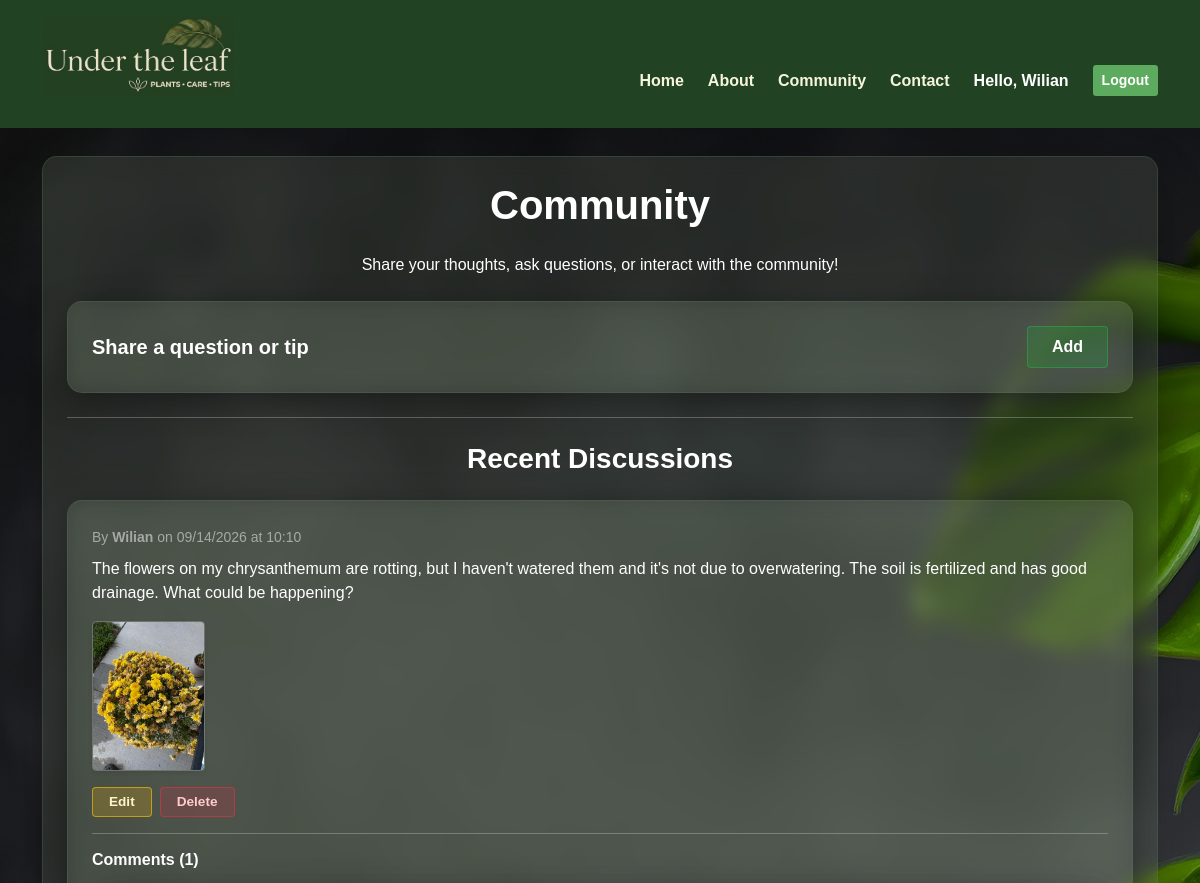
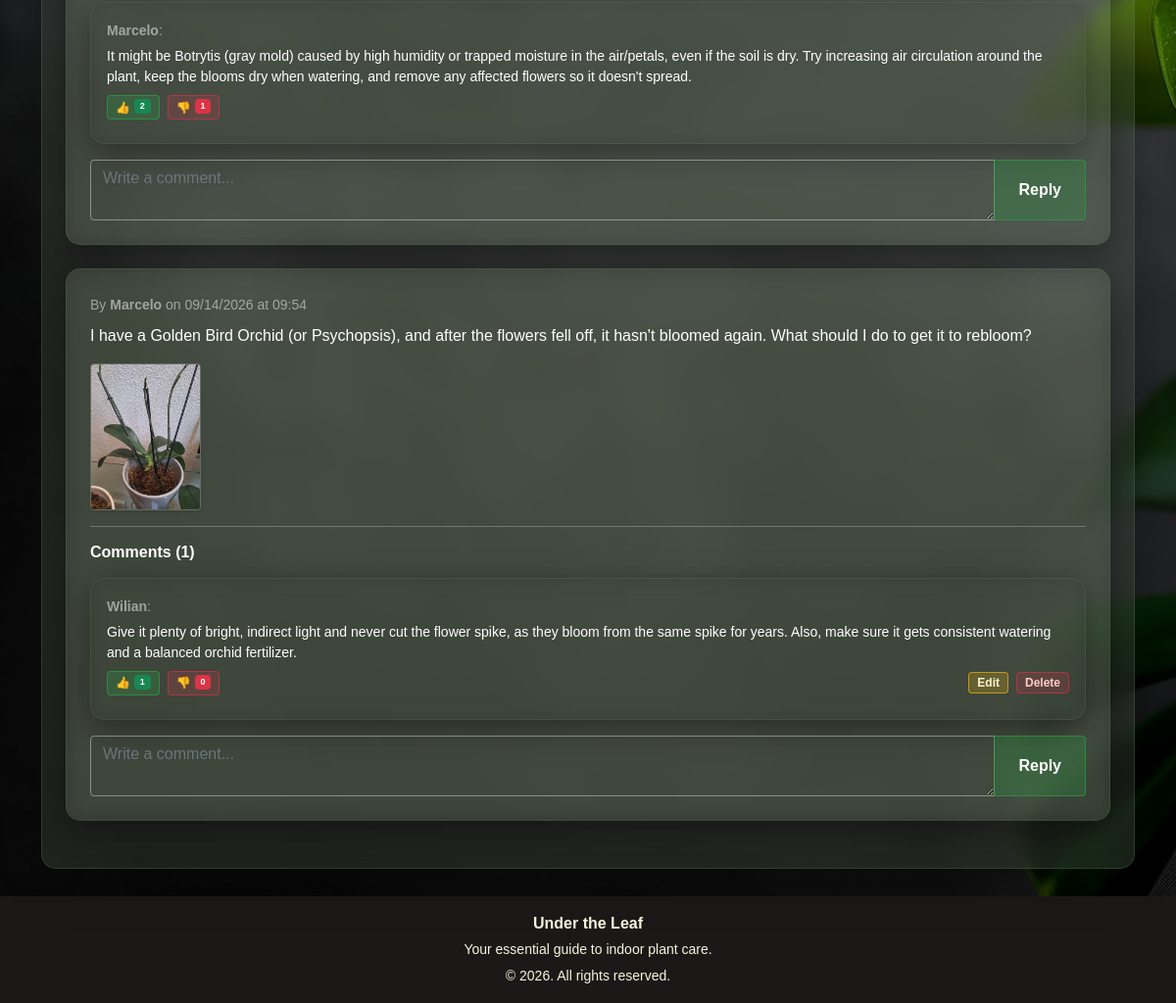
The page /forum (signed in) on the database its author committed (2 pictures, top to bottom).
### models.py (models this page shows)
class User(db.Model, UserMixin):
    id = db.Column(db.Integer, primary_key=True)
    name = db.Column(db.String(100), nullable=False)
    email = db.Column(db.String(120), unique=True, nullable=False)
    password = db.Column(db.String(100), nullable=False)
    questions = db.relationship('Question', backref='author', lazy=True, cascade="all, delete-orphan")
    comments = db.relationship('Comment', back_populates='author', lazy=True, cascade="all, delete-orphan")

class Question(db.Model):
    id = db.Column(db.Integer, primary_key=True)
    content = db.Column(db.Text, nullable=False)
    date_posted = db.Column(db.DateTime, nullable=False, default=datetime.utcnow)
    user_id = db.Column(db.Integer, db.ForeignKey('user.id'), nullable=False)
    image_file = db.Column(db.String(120), nullable=True)
    comments = db.relationship('Comment', backref='question', lazy=True, cascade="all, delete-orphan")

class Comment(db.Model):
    id = db.Column(db.Integer, primary_key=True)
    content = db.Column(db.Text, nullable=False)
    date_posted = db.Column(db.DateTime, nullable=False, default=datetime.utcnow)
    user_id = db.Column(db.Integer, db.ForeignKey('user.id'), nullable=False)
    question_id = db.Column(db.Integer, db.ForeignKey('question.id'), nullable=False)
    likes = db.Column(db.Integer, default=0, nullable=False)
    dislikes = db.Column(db.Integer, default=0, nullable=False)
    author = db.relationship('User', back_populates='comments')

### app.py (the view, shortened to what this page needs)
@app.route('/forum', methods=['GET', 'POST'])
def forum():
    form = QuestionForm()
    questions = Question.query.order_by(Question.date_posted.desc()).all()
    comment_form = CommentForm()
    return render_template('forum.html', questions=questions, form=form, comment_form=comment_form)

### forms.py
class QuestionForm(FlaskForm):
    content = TextAreaField('Content', validators=[DataRequired(), Length(min=5)])
    submit = SubmitField('Save changes')

class CommentForm(FlaskForm):
    content = TextAreaField('Content', validators=[DataRequired(), Length(min=2)])
    submit = SubmitField('Reply')

### app.py (called while the page is built)
@login_manager.user_loader
def load_user(user_id):
    return User.query.get(int(user_id))

### templates/forum.html (shortened to what this page needs)
{% extends 'base.html' %}
{% block content %}
<div class="container my-2 mb-0 text-white">
    <div class="glass p-4 shadow-lg">
        <h1 class="fw-bold mb-4 text-center">Community</h1>
        <p class="text-center mb-4">Share your thoughts, ask questions, or interact with the community!</p>
        {% if current_user.is_authenticated %}
        <div class="glass p-4 mb-4">
            <div class="d-flex justify-content-between align-items-center">
                <h5 class="mb-0 fw-bold">Share a question or tip</h5>
                <button class="btn btn-glass-green px-4 py-2 fw-bold" type="button" data-bs-toggle="collapse" data-bs-target="#collapseQuestionForm" aria-expanded="false" aria-controls="collapseQuestionForm">
                    Add
                </button>
            </div>
        </div>
        {% endif %}
        <hr class="my-4" style="border-color: rgba(255, 255, 255, 0.3);">
        <h3 class="fw-bold mb-4 text-center">Recent Discussions</h3>
        {% for q in questions %}
        <div class="glass p-4 mb-4">
            <div class="mb-2">
                <span class="text-white-50 small">By <strong>{{ q.author.name }}</strong> on {{
                    q.date_posted.strftime('%m/%d/%Y at %H:%M') }}</span>
            </div>
            <p class="text-white fs-6 mb-3" style="white-space: pre-line;">{{ q.content }}</p>
            {% if q.image_file %}
            <div class="mb-3">
                <img src="{{ url_for('static', filename='uploads/' + q.image_file) }}" alt="Question Image"
                    class="img-fluid rounded shadow-sm"
                    style="max-height: 150px; border: 1px solid rgba(255, 255, 255, 0.2);">
            </div>
            {% endif %}
            {% if current_user.is_authenticated and q.author == current_user %}
            <div class="d-flex gap-2 mb-3">
                <a href="{{ url_for('edit_question', question_id=q.id) }}"
                    class="btn btn-glass-yellow px-3 py-1 fw-bold" style="font-size: 0.85rem;">Edit</a>
                <button type="button" class="btn btn-glass-red px-3 py-1 fw-bold" style="font-size: 0.85rem;"
                    data-bs-toggle="modal" data-bs-target="#deleteConfirmModal"
                    data-url="{{ url_for('delete_question', question_id=q.id) }}">Delete</button>
            </div>
            {% endif %}
            <hr style="border-color: rgba(255, 255, 255, 0.2);">
            <div class="mt-3">
                <h6 class="fw-bold mb-3">Comments ({{ q.comments|length }})</h6>
                {% for comment in q.comments %}
                <div class="p-3 mb-2 glass" style="background: rgba(0, 0, 0, 0.15);">
                    <div class="mb-1">
                        <small class="text-white-50"><strong>{{ comment.author.name }}</strong>:</small>
                    </div>
                    <p class="text-white m-0 small mb-2">{{ comment.content }}</p>
                    <div class="d-flex align-items-center gap-2 flex-wrap mb-2">
                        <form action="{{ url_for('like_comment', comment_id=comment.id) }}" method="POST"
                            class="d-inline">
                            <button type="submit"
                                class="btn btn-glass-green px-2 py-1 fw-bold d-flex align-items-center gap-1"
                                style="font-size: 0.75rem; line-height: 1;">
                                👍 <span class="badge bg-success">{{ comment.likes }}</span>
                            </button>
                        </form>
                        <form action="{{ url_for('dislike_comment', comment_id=comment.id) }}" method="POST"
                            class="d-inline">
                            <button type="submit"
                                class="btn btn-glass-red px-2 py-1 fw-bold d-flex align-items-center gap-1"
                                style="font-size: 0.75rem; line-height: 1;">
                                👎 <span class="badge bg-danger">{{ comment.dislikes }}</span>
                            </button>
                        </form>
                        {% if current_user.is_authenticated and comment.author == current_user %}
                        <div class="d-flex gap-2 ms-auto">
                            <a href="{{ url_for('edit_comment', comment_id=comment.id) }}"
                                class="btn btn-glass-yellow px-2 py-1 fw-bold"
                                style="font-size: 0.75rem; line-height: 1;">Edit</a>
                            <button type="button" class="btn btn-glass-red px-2 py-1 fw-bold"
                                style="font-size: 0.75rem; line-height: 1;"
                                data-bs-toggle="modal" data-bs-target="#deleteConfirmModal"
                                data-url="{{ url_for('delete_comment', comment_id=comment.id) }}">Delete</button>
                        </div>
                        {% endif %}
                    </div>
                </div>
                {% endfor %}
                {% if current_user.is_authenticated %}
                <form action="{{ url_for('add_comment', question_id=q.id) }}" method="POST" class="mt-3">
                    <div class="input-group">
                        {{ comment_form.content(class="form-control", placeholder="Write a comment...",
                        style="background: transparent; color: white; border: 1px solid rgba(255, 255, 255, 0.4);") }}
                        <button class="btn btn-glass-green text-white fw-bold px-4" type="submit">Reply</button>
                    </div>
                </form>
                {% endif %}
            </div>
        </div>
        {% endfor %}
    </div>
</div>
{% endblock %}

### templates/base.html (shortened to what this page needs)
<!DOCTYPE html>
<html lang="en">
<head>
    <link href="https://cdn.jsdelivr.net/npm/bootstrap@5.0.2/dist/css/bootstrap.min.css" rel="stylesheet">
    <link rel="stylesheet" href="{{ url_for('static', filename='css/style.css') }}">
</head>
<body class="d-flex flex-column .min-vh-100">
    <header class="custom-header py-0">
        <nav class="navbar navbar-expand-lg navbar-dark h-100">
            <div class="container d-flex justify-content-between align-items-end h-100 pb-3">
                <div class="d-flex justify-content-start">
                    <a href="{{ url_for('home') }}">
                        <img src="{{ url_for('static', filename='img/logo.jpg') }}"
                            alt="Logo - Under the Leaf - Pants/ Care/ Tips" height="80">
                    </a>
                </div>
                <div class="collapse navbar-collapse justify-content-end" id="navbarNav">
                    <div class="d-flex flex-row gap-4">
                        <a class="text-white text-decoration-none fw-bold menu-link"
                            href="{{ url_for('home') }}">Home</a>
                        <a class="text-white text-decoration-none fw-bold menu-link"
                            href="{{ url_for('about') }}">About</a>
                        <a class="text-white text-decoration-none fw-bold menu-link"
                            href="{{ url_for('forum') }}">Community</a>
                        <a class="text-white text-decoration-none fw-bold menu-link"
                            href="{{ url_for('contact') }}">Contact</a>
                        {% if current_user.is_authenticated %}
                        <span class="text-white fw-bold">Hello, {{ current_user.name }}</span>
                        <a class="btn btn-sm fw-bold text-white" style="background-color: #5cab5e;"
                            href="{{ url_for('logout') }}">Logout</a>
                        {% else %}
                        <a class="text-white text-decoration-none fw-bold menu-link"
                            href="{{ url_for('login') }}">Login</a>
                        {% endif %}
                    </div>
                </div>
            </div>
        </nav>
    </header>
    <main class="flex-grow-1">
        {% block content %}{% endblock %}
    </main>
    <footer class="text-center custom-footer py-3 mt-2">
        <div class="container">
            <p class="mb-1 fw-bold">Under the Leaf</p>
            <p class="mb-1" style="font-size: 14px;">Your essential guide to indoor plant care.</p>
            <small>&copy; 2026. All rights reserved.</small>
        </div>
    </footer>
</body>
</html>
</html>

### static/css/style.css (style rules this page uses)
body { display: flex; flex-direction: column; min-height: 100vh; margin: 0; padding: 0; overflow-x: hidden; font-family: Arial, Helvetica, sans-serif; background: linear-gradient(rgba(0, 0, 0, 0.3), rgba(0, 0, 0, 0.3)), url('../img/background.jpg') no-repeat center center fixed; background-size: cover; background-repeat: no-repeat; background-attachment: fixed; }
main { flex: 1; padding: 20px 0; }
.custom-header { background-color: #214223 !important; width: 100%; z-index: 1000; min-height: 120px; }
.custom-footer { background-color: #1d1818 !important; color: #f5f5dc !important; padding: 2rem 0; }
.glass { background: rgba(122, 136, 118, 0.2); backdrop-filter: blur(10px); -webkit-backdrop-filter: blur(10px); border: 1px solid rgba(95, 120, 96, 0.3); border-radius: 15px; box-shadow: 0 8px 32px 0 rgba(0, 0, 0, 0.37); padding: 20px; }
.menu-link { color: #f5f5dc !important; text-decoration: none; font-weight: bold; transition: color 0.3s ease; }
.btn-glass-green { background: rgba(40, 167, 69, 0.25); border: 1px solid rgba(40, 167, 69, 0.6); color: #ffffff; }
.btn-glass-yellow { background: rgba(255, 193, 7, 0.2); border: 1px solid rgba(255, 193, 7, 0.6); color: #fff3cd; }
.btn-glass-red { background: rgba(220, 53, 69, 0.2); border: 1px solid rgba(220, 53, 69, 0.6); color: #ffcccc; }
@media (min-width: 992px) { .navbar-collapse { align-self: flex-end; } }
body, html { height: 100%; margin: 0; }
.custom-header { height: auto !important; min-height: auto !important; }
.custom-header .navbar { padding-top: 1rem !important; padding-bottom: 1rem !important; height: auto !important; }
.custom-header .navbar .container { flex-wrap: wrap !important; }
.navbar-collapse { flex-basis: 100% !important; width: 100% !important; margin-top: 1rem !important; border-top: 1px solid rgba(245, 245, 220, 0.1); padding-top: 1rem !important; }
@media (min-width: 992px) { .navbar-collapse { display: flex !important; flex-basis: auto !important; width: auto !important; border-top: none !important; margin-top: 0 !important; padding-top: 0 !important; } }
@media (min-width: 992px) { .navbar-collapse > .d-flex { flex-direction: row !important; justify-content: flex-end !important; align-items: center !important; gap: 1.5rem !important; width: auto !important; margin: 0 !important; } }
@media (min-width: 992px) { .navbar-collapse > .d-flex .menu-link { display: inline !important; padding: 0 !important; text-align: left !important; width: auto !important; } }

### rows shown on the page
User: name "Wilian"
Question: author.name "Wilian", date_posted "09/14/2026 at 10:10", content "The flowers on my chrysanthemum are rotting, but I haven't watered them and it's not due to overwatering. The soil is fertilized and has good drainage. What could be happening?", image_file (picture), comments|length "1"
Comment: author.name "Marcelo", content "It might be Botrytis (gray mold) caused by high humidity or trapped moisture in the air/petals, even if the soil is dry. Try increasing air circulation around the plant, keep the blooms dry when watering, and remove any affected flowers so it doesn't spread.", likes "2", dislikes "1"
Question: author.name "Marcelo", date_posted "09/14/2026 at 09:54", content "I have a Golden Bird Orchid (or Psychopsis), and after the flowers fell off, it hasn't bloomed again. What should I do to get it to rebloom?", image_file (picture), comments|length "1"
Comment: author.name "Wilian", content "Give it plenty of bright, indirect light and never cut the flower spike, as they bloom from the same spike for years. Also, make sure it gets consistent watering and a balanced orchid fertilizer.", likes "1", dislikes "0"
